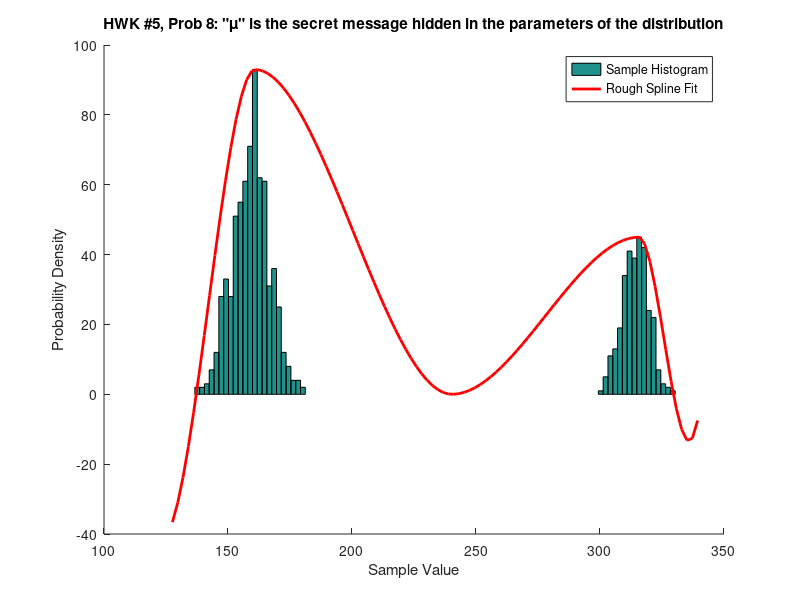

MATLAB code for this plot: (Note: this script raises an error after producing the figure.)
function Problem8()

%% Load data
load('dist_samples.mat');

%% Plot Histogram of Samples and Rough Fit of Data
figure(1);
hold on;
hist(dist_samples,100);

[x,y]=hist(dist_samples,100); 

minZeroInd=find(x==0,1);
maxZeroInd=find(x==0,1,'last');
medianZeroInd=median(find(x==0));
maxCnt1=find(x==max(x(1:minZeroInd)));
maxCnt2=find(x==max(x(maxZeroInd:end)));

X=[x(1), x(maxCnt1), x(medianZeroInd), x(maxCnt2), x(end)];
Y=[y(1), y(maxCnt1), y(medianZeroInd), y(maxCnt2), y(end)];

XX=linspace(min(Y)-10,max(Y)+10,100);
% XX=linspace(min(Y),max(Y),100);
YY=interp1(Y,X,XX,'cubic','extrap');
plot(XX,YY,'-r','LineWidth',2);

title('HWK #5, Prob 8: "\mu" is the secret message hidden in the parameters of the distribution');
xlabel('Sample Value');
ylabel('Probability Density');
legend('Sample Histogram','Rough Spline Fit');
% hold off;

%% Abstract Distribution Information
x=dist_samples;

pdf_normmixture = @(x,p,mu1,mu2,sigma1,sigma2) ...
    p*normpdf(x,mu1,sigma1) + (1-p)*normpdf(x,mu2,sigma2);
                     
pStart = .5;
muStart = quantile(x,[.5 .5]);
sigmaStart = sqrt(var(x) - .25*diff(muStart).^2);
start = [pStart muStart sigmaStart sigmaStart];

lb = [0 -Inf -Inf 0 0];
ub = [1 Inf Inf Inf Inf];

options = statset('MaxIter',1000, 'MaxFunEvals',1500);
paramEsts = mle(x, 'pdf',pdf_normmixture, 'start',start, ...
    'lower',lb, 'upper',ub, 'options',options);
               
text(125,-10,['X_1 ~ Gaussian with \mu_1 \approx ', num2str(paramEsts(2)),...
    ', \sigma_1 \approx ', num2str(paramEsts(4)), ...
    ', p(X_1) \approx ', num2str(paramEsts(1))]);
text(125,-20,['X_2 ~ Gaussian with \mu_2 \approx ', num2str(paramEsts(3)),...
    ', \sigma_2 \approx ', num2str(paramEsts(5)),...
    ', p(X_2) \approx ', num2str(1-paramEsts(1))]);